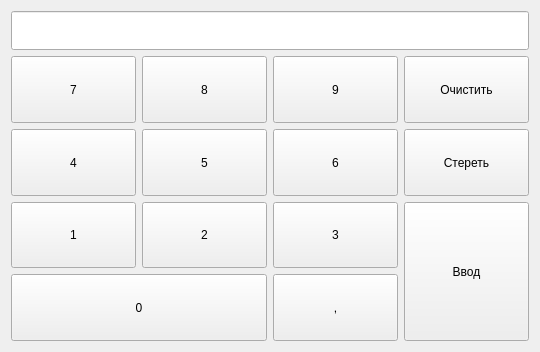
<?xml version="1.0" encoding="UTF-8"?>
<ui version="4.0">
 <class>priceInput</class>
 <widget class="QWidget" name="priceInput">
  <property name="geometry">
   <rect>
    <x>0</x>
    <y>0</y>
    <width>540</width>
    <height>352</height>
   </rect>
  </property>
  <property name="windowTitle">
   <string>Form</string>
  </property>
  <layout class="QGridLayout" name="gridLayout">
   <item row="1" column="3">
    <widget class="QPushButton" name="clear">
     <property name="sizePolicy">
      <sizepolicy hsizetype="Minimum" vsizetype="Expanding">
       <horstretch>0</horstretch>
       <verstretch>0</verstretch>
      </sizepolicy>
     </property>
     <property name="focusPolicy">
      <enum>Qt::NoFocus</enum>
     </property>
     <property name="styleSheet">
      <string notr="true">font: 26pt &quot;MS Shell Dlg 2&quot;;</string>
     </property>
     <property name="text">
      <string>Очистить</string>
     </property>
    </widget>
   </item>
   <item row="1" column="1">
    <widget class="QPushButton" name="eight">
     <property name="sizePolicy">
      <sizepolicy hsizetype="Minimum" vsizetype="Minimum">
       <horstretch>0</horstretch>
       <verstretch>0</verstretch>
      </sizepolicy>
     </property>
     <property name="focusPolicy">
      <enum>Qt::NoFocus</enum>
     </property>
     <property name="styleSheet">
      <string notr="true">font: 36pt &quot;MS Shell Dlg 2&quot;;</string>
     </property>
     <property name="text">
      <string>8</string>
     </property>
    </widget>
   </item>
   <item row="1" column="2">
    <widget class="QPushButton" name="nine">
     <property name="sizePolicy">
      <sizepolicy hsizetype="Minimum" vsizetype="Minimum">
       <horstretch>0</horstretch>
       <verstretch>0</verstretch>
      </sizepolicy>
     </property>
     <property name="focusPolicy">
      <enum>Qt::NoFocus</enum>
     </property>
     <property name="styleSheet">
      <string notr="true">font: 36pt &quot;MS Shell Dlg 2&quot;;</string>
     </property>
     <property name="text">
      <string>9</string>
     </property>
    </widget>
   </item>
   <item row="1" column="0">
    <widget class="QPushButton" name="seven">
     <property name="sizePolicy">
      <sizepolicy hsizetype="Minimum" vsizetype="Minimum">
       <horstretch>0</horstretch>
       <verstretch>0</verstretch>
      </sizepolicy>
     </property>
     <property name="focusPolicy">
      <enum>Qt::NoFocus</enum>
     </property>
     <property name="styleSheet">
      <string notr="true">font: 36pt &quot;MS Shell Dlg 2&quot;;</string>
     </property>
     <property name="text">
      <string>7</string>
     </property>
    </widget>
   </item>
   <item row="5" column="0">
    <widget class="QPushButton" name="one">
     <property name="sizePolicy">
      <sizepolicy hsizetype="Minimum" vsizetype="Expanding">
       <horstretch>0</horstretch>
       <verstretch>0</verstretch>
      </sizepolicy>
     </property>
     <property name="focusPolicy">
      <enum>Qt::NoFocus</enum>
     </property>
     <property name="styleSheet">
      <string notr="true">font: 36pt &quot;MS Shell Dlg 2&quot;;</string>
     </property>
     <property name="text">
      <string>1</string>
     </property>
    </widget>
   </item>
   <item row="5" column="1">
    <widget class="QPushButton" name="two2">
     <property name="sizePolicy">
      <sizepolicy hsizetype="Minimum" vsizetype="Expanding">
       <horstretch>0</horstretch>
       <verstretch>0</verstretch>
      </sizepolicy>
     </property>
     <property name="focusPolicy">
      <enum>Qt::NoFocus</enum>
     </property>
     <property name="styleSheet">
      <string notr="true">font: 36pt &quot;MS Shell Dlg 2&quot;;</string>
     </property>
     <property name="text">
      <string>2</string>
     </property>
    </widget>
   </item>
   <item row="6" column="2">
    <widget class="QPushButton" name="dote">
     <property name="sizePolicy">
      <sizepolicy hsizetype="Minimum" vsizetype="Expanding">
       <horstretch>0</horstretch>
       <verstretch>0</verstretch>
      </sizepolicy>
     </property>
     <property name="focusPolicy">
      <enum>Qt::NoFocus</enum>
     </property>
     <property name="styleSheet">
      <string notr="true">font: 36pt &quot;MS Shell Dlg 2&quot;;</string>
     </property>
     <property name="text">
      <string>,</string>
     </property>
    </widget>
   </item>
   <item row="6" column="0" colspan="2">
    <widget class="QPushButton" name="zero">
     <property name="sizePolicy">
      <sizepolicy hsizetype="Minimum" vsizetype="Expanding">
       <horstretch>0</horstretch>
       <verstretch>0</verstretch>
      </sizepolicy>
     </property>
     <property name="focusPolicy">
      <enum>Qt::NoFocus</enum>
     </property>
     <property name="styleSheet">
      <string notr="true">font: 36pt &quot;MS Shell Dlg 2&quot;;</string>
     </property>
     <property name="text">
      <string>0</string>
     </property>
    </widget>
   </item>
   <item row="5" column="2">
    <widget class="QPushButton" name="three">
     <property name="sizePolicy">
      <sizepolicy hsizetype="Minimum" vsizetype="Expanding">
       <horstretch>0</horstretch>
       <verstretch>0</verstretch>
      </sizepolicy>
     </property>
     <property name="focusPolicy">
      <enum>Qt::NoFocus</enum>
     </property>
     <property name="styleSheet">
      <string notr="true">font: 36pt &quot;MS Shell Dlg 2&quot;;</string>
     </property>
     <property name="text">
      <string>3</string>
     </property>
    </widget>
   </item>
   <item row="5" column="3" rowspan="2">
    <widget class="QPushButton" name="enter">
     <property name="sizePolicy">
      <sizepolicy hsizetype="Minimum" vsizetype="Expanding">
       <horstretch>0</horstretch>
       <verstretch>0</verstretch>
      </sizepolicy>
     </property>
     <property name="focusPolicy">
      <enum>Qt::NoFocus</enum>
     </property>
     <property name="contextMenuPolicy">
      <enum>Qt::NoContextMenu</enum>
     </property>
     <property name="whatsThis">
      <string>осуществлятся подтверждение операции</string>
     </property>
     <property name="styleSheet">
      <string notr="true">font: 26pt &quot;MS Shell Dlg 2&quot;;</string>
     </property>
     <property name="text">
      <string>Ввод</string>
     </property>
    </widget>
   </item>
   <item row="0" column="0" colspan="4">
    <widget class="QLineEdit" name="lineEdit">
     <property name="font">
      <font>
       <pointsize>20</pointsize>
      </font>
     </property>
     <property name="echoMode">
      <enum>QLineEdit::Normal</enum>
     </property>
    </widget>
   </item>
   <item row="2" column="3">
    <widget class="QPushButton" name="erase">
     <property name="sizePolicy">
      <sizepolicy hsizetype="Minimum" vsizetype="Expanding">
       <horstretch>0</horstretch>
       <verstretch>0</verstretch>
      </sizepolicy>
     </property>
     <property name="focusPolicy">
      <enum>Qt::NoFocus</enum>
     </property>
     <property name="contextMenuPolicy">
      <enum>Qt::NoContextMenu</enum>
     </property>
     <property name="styleSheet">
      <string notr="true">font: 26pt &quot;MS Shell Dlg 2&quot;;</string>
     </property>
     <property name="text">
      <string>Стереть</string>
     </property>
    </widget>
   </item>
   <item row="2" column="2">
    <widget class="QPushButton" name="six">
     <property name="sizePolicy">
      <sizepolicy hsizetype="Minimum" vsizetype="Minimum">
       <horstretch>0</horstretch>
       <verstretch>0</verstretch>
      </sizepolicy>
     </property>
     <property name="focusPolicy">
      <enum>Qt::NoFocus</enum>
     </property>
     <property name="styleSheet">
      <string notr="true">font: 36pt &quot;MS Shell Dlg 2&quot;;</string>
     </property>
     <property name="text">
      <string>6</string>
     </property>
    </widget>
   </item>
   <item row="2" column="1">
    <widget class="QPushButton" name="five">
     <property name="sizePolicy">
      <sizepolicy hsizetype="Minimum" vsizetype="Minimum">
       <horstretch>0</horstretch>
       <verstretch>0</verstretch>
      </sizepolicy>
     </property>
     <property name="focusPolicy">
      <enum>Qt::NoFocus</enum>
     </property>
     <property name="styleSheet">
      <string notr="true">font: 36pt &quot;MS Shell Dlg 2&quot;;</string>
     </property>
     <property name="text">
      <string>5</string>
     </property>
    </widget>
   </item>
   <item row="2" column="0">
    <widget class="QPushButton" name="four">
     <property name="sizePolicy">
      <sizepolicy hsizetype="Minimum" vsizetype="Minimum">
       <horstretch>0</horstretch>
       <verstretch>0</verstretch>
      </sizepolicy>
     </property>
     <property name="focusPolicy">
      <enum>Qt::NoFocus</enum>
     </property>
     <property name="styleSheet">
      <string notr="true">font: 36pt &quot;MS Shell Dlg 2&quot;;</string>
     </property>
     <property name="text">
      <string>4</string>
     </property>
    </widget>
   </item>
  </layout>
 </widget>
 <resources/>
 <connections/>
</ui>
